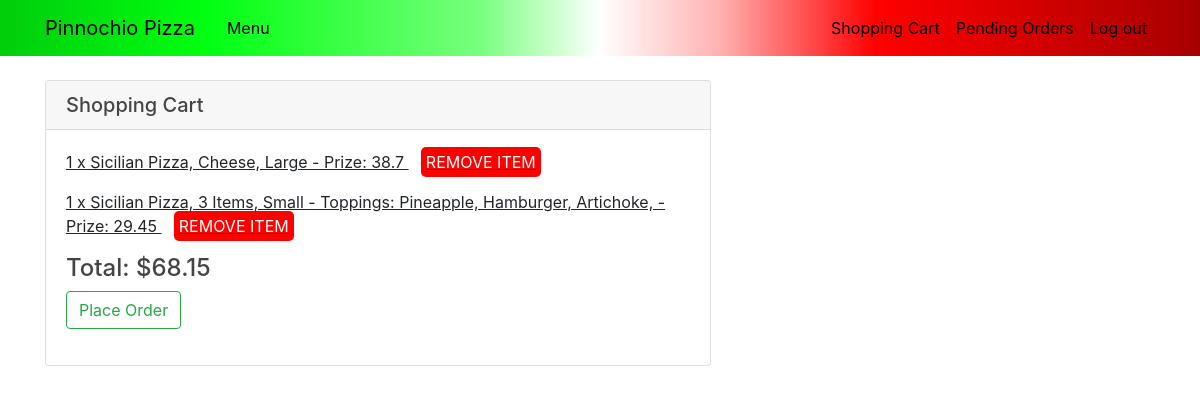
The app's page /cart (signed in) with its own data.
### orders/models.py (models this page shows, shortened)
class OrderItem(models.Model):
    order = models.ForeignKey(Order, on_delete=models.CASCADE)
    menuitem = models.ForeignKey(MenuItem, on_delete=models.CASCADE)
    toppings = models.ManyToManyField(Topping)
    extras = models.ManyToManyField(Extra)
    quantity = models.IntegerField(default = 1)
    def __str__(self):
        display = f"{self.quantity} x {self.menuitem.type}, {self.menuitem.name}, {self.menuitem.size}"
        if self.toppings.count() > 0:
            display += " - Toppings: "
        for topping in self.toppings.all():
            display +=f" {topping.name},"
        if self.extras.count() > 0:
            display += " -  Extras: "
        for extra in self.extras.all():
            display +=f" {extra.name},"
        display += f" - Prize: {self.cost}"
        return display
    @property
    def cost(self):
        cost = self.menuitem.prize
        for extra in self.extras.all():
            cost += extra.prize
        cost = cost*self.quantity
        return cost

class MenuItem(models.Model):
    name = models.CharField(max_length = 30)
    size = models.CharField(max_length = 10)
    type = models.CharField(max_length = 30)
    prize = models.FloatField()
    num_toppings = models.IntegerField()

class Topping(models.Model):
    name = models.CharField(max_length = 30)

class Order(models.Model):
    status = models.CharField(max_length = 30, default = 'Open')
    user = models.ForeignKey(User, on_delete=models.CASCADE)
    @property
    def total(self):
        total = 0
        for orderitem in self.orderitem_set.all():
            total += orderitem.cost
        return total

### orders/views.py (the view)
# urls.py: path("cart", views.cart, name="cart"),
def cart(request):
    order = Order.objects.filter(user = request.user, status = 'Open').first()
    if order is None:
        order = Order(user = request.user, status = 'Open')
        order.save()
    orderitems = order.orderitem_set.all()
    context = {'order' : order, 'orderitems':orderitems}
    return render(request, "cart.html", context)

### orders/templates/cart.html (shortened to what this page needs)
{% extends "layout.html" %}
{% load crispy_forms_tags %}
{% block body %}
<div class="card">
    <h5 class="card-header">Shopping Cart</h5>
    <div class="card-body">
        {% for orderitem in orderitems %}
      <p class="card-text">{{orderitem}} <a id="links" href="remove/{{orderitem.id}}">Remove Item</a></p>
      {% endfor %}
      <h4>Total: ${{order.total}}</h2>
        <form action = "/place/{{order.id}}" onsubmit="return confirm('Please confirm your order of: {% for orderitem in orderitems %}\n {{orderitem}} {%endfor%} \n For a total of:{{order.total}}');">
            <button class = "btn btn-outline-success" type="submit">Place Order</button>
        </form>
    </div>
  </div>
{% endblock %}

### orders/static/style.css (style rules this page uses)
body { background-image: url("./za.jpg"); height:100%; background-repeat: no-repeat; background-size: cover; margin-top: 5rem; background-attachment: fixed; }
h1, h2, h3, h4, h5, h6 { color: #444444; }

### orders/templates/cart.html (style rules this page uses)
.card { width:60%; background-color: grey; }
#links { margin-left:2%; background-color: red; color: white; padding: .3em .3em; text-decoration: none; text-transform: uppercase; border-radius: 5px; }
.card-text { text-decoration: underline; }

### records on screen
OrderItem: quantity+menuitem+id "1 x Sicilian Pizza, Cheese, Large - Prize: 38.7"
OrderItem: quantity+menuitem+id "1 x Sicilian Pizza, 3 Items, Small - Toppings: Pineapple, Hamburger, Artichoke, - Prize: 29.45"
Order: total "68.15"
